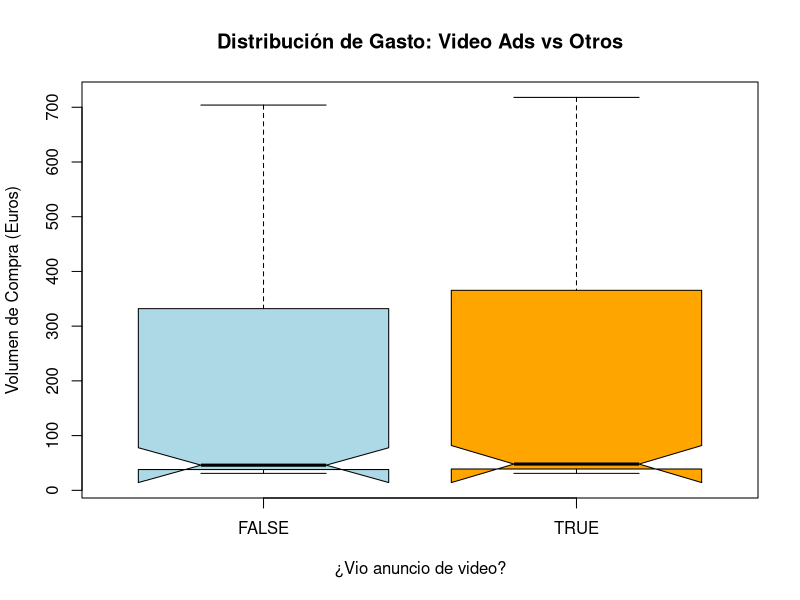

Recreate this plot in R.
# ==============================================================================
# ETAPA 4: PERFILADO ESTADÍSTICO Y EDA
# Proyecto: Impacto de Video Ads en Ventas
# ==============================================================================

# Carga de la data limpia generada en el paso anterior
datos_marketing <- read.csv("onlineshop_clean.csv")

# 1. Visualización Robusta: Box-Plot de Ventas por Tipo de Anuncio
# Este gráfico ayudará al Equipo de Marketing a ver el impacto real en el gasto
boxplot(TURNOVER ~ VIDEO_AD, 
        data = datos_marketing,
        main = "Distribución de Gasto: Video Ads vs Otros",
        xlab = "¿Vio anuncio de video?",
        ylab = "Volumen de Compra (Euros)",
        col = c("lightblue", "orange"),
        notch = TRUE) # El notch ayuda a ver si las medianas difieren significativamente

# 2. Perfilado de Medidas de Posición (No Paramétricas)
# Calculamos los cuartiles para entender los segmentos de gasto sin sesgos
tapply(datos_marketing$TURNOVER, datos_marketing$VIDEO_AD, summary)

# 3. Análisis de Frecuencia de Conversión (Paso previo a la Etapa 5)
# Tabla de contingencia para ver el éxito por grupo de edad creado en la limpieza
tabla_conversion <- table(datos_marketing$AGE_GROUP, datos_marketing$CONVERTED)
print(tabla_conversion)

# 4. Análisis de Frecuencia por Género
# En procedimiento.Rmd mencionaste segmentar por edad y género. Esto cubre el género.
cat("\n--- Conversiones por Género ---\n")
tabla_genero <- table(datos_marketing$GENDER, datos_marketing$CONVERTED)
print(tabla_genero)

# 5. Análisis de Riesgo: Devoluciones (SENDBACK) vs Tipo de Anuncio
# Fundamental para saber si el Video Ad genera impulsividad (ventas que luego se devuelven)
cat("\n--- Tasa de Devoluciones según Anuncio ---\n")
tabla_devoluciones <- table(datos_marketing$VIDEO_AD, datos_marketing$SENDBACK)
print(tabla_devoluciones)
# Mostrar en porcentaje por fila para mejor lectura:
print(round(prop.table(tabla_devoluciones, margin = 1) * 100, 2))
